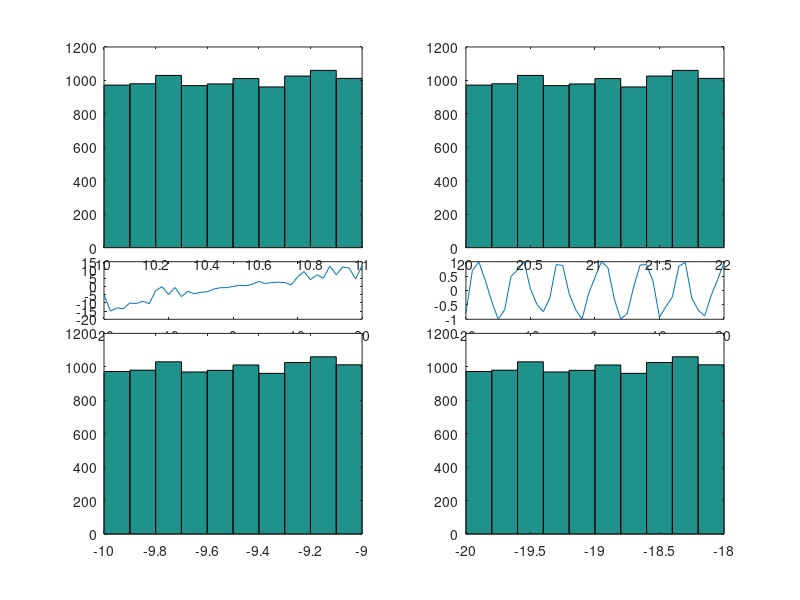

Write MATLAB code to recreate this figure.
%Problem 1
%Creates x vector of real numbers (-100:100) 
x= -100:100;
y1= sin(x);
y2= sin(50.*x);
y3= 50.*sin(x);
y4= sin(x)+50;
y5= sin(x+50); 
y6= 50.*sin(50.*x);
y7= x.*sin(x);
y8= sin(x)./x;

% Plots and subplots(4x2) to fit all subfigures to a single figure
subplot(421), plot(x,y1);
subplot(422), plot(x,y2);
subplot(423), plot(x,y3);
subplot(424), plot(x,y4);
subplot(425), plot(x,y5);
subplot(426), plot(x,y6);
subplot(427), plot(x,y7);
subplot(428), plot(x,y8);
%%%%%%%%%%%%%%%%%%%%%%%%%%%%%

% Problem 2
% Creates x vector of real numbers (-20:20)
x = -20:20;
y1 = sin(x);
y2=sin(50*x);
y3=50.*sin(x);
y4= sin(x)+50;
y5= sin(x+50);
y6= 50.*sin(50*x);
y7= x.*sin(x);
y8=sin(x)./x;
y9= y1+y2+y3+y4+y5+y6+y7+y8;

% Plots and subplots(5x2) to fit all subfigures to a single figure
subplot(521), plot(x,y1);
subplot(522), plot(x,y2);
subplot(523), plot(x,y3);
subplot(524), plot(x,y4);
subplot(525), plot(x,y5);
subplot(526), plot(x,y6);
subplot(527), plot(x,y7);
subplot(528), plot(x,y8);
subplot(529), plot(x,y9);
%%%%%%%%%%%%%%%%%%%%%%%%%%%%%

% Problem 3 
x = -20:20;
%Generates 41 random numbers using Gaussian distributed number
z = randn(1,41);

y10= z; 
y11= z+x; 
y12= z+sin(x); 
y13= z.*sin(x);
y14=x.*sin(z);
y15= sin(x+z);
y16= z.*sin(50*x);
y17=sin(x+50*z);
y18=sin(x)./z;
y19= y11+y12+y13+y14+y15+y16+y17+y18;

% Plots and subplots(5x2) to fit all subfigures to a single figure
subplot(521), plot(x,y10);
subplot(522), plot(x,y11);
subplot(523), plot(x,y12);
subplot(524), plot(x,y13);
subplot(525), plot(x,y14);
subplot(526), plot(x,y15);
subplot(527), plot(x,y16);
subplot(528), plot(x,y17);
subplot(529), plot(x,y18);
subplot(5,2,10), plot(x,y19);

%%%%%%%%%%%%%%%%%%%%%%%%%%%%%%%%%

% Problem 4
x = -20:20;
% Generates 41 uniformly distributed numbers
z = rand(1,41);

y20= z;
y21= z+x;
y22= z+sin(x) ;
y23= z.*sin(x) ; 
y24= x.*sin(z) ;
y25= sin(x+z);
y26= z.*sin(50*x);
y27= sin(x+50*z);
y28= sin(x)./z ;
y29= y21+y22+y23+y24+y25+y26+y27+y28;

% Plots and subplots(5x2) to fit all subfigures to a single figure
subplot(5,2,1), plot(x, y20);
subplot(5,2,2), plot(x, y21);
subplot(5,2,3), plot(x, y22);
subplot(5,2,4), plot(x, y23);
subplot(5,2,5), plot(x, y24);
subplot(5,2,6), plot(x, y25);
subplot(5,2,7), plot(x, y26);
subplot(5,2,8), plot(x, y27);
subplot(5,2,9), plot(x, y28);
subplot (5,2,10) , plot (x, y29); 

%%%%%%%%%%%%%%%%%%%%%%%%%%%%%%%%%%%%%

% Problem 5

% Generates 10000 Gaussian random number variables
z = randn(1,10000);

%Generates 10000 random numbers by
%creating vectors that means are zero and variances are 1,4,16,256
r1 = 0 + sqrt(1) .* z;
r2 = 0 + sqrt(4) .* z;
r3 = 0 + sqrt(16) .* z;
r4 = 0 + sqrt(256) .* z;

% Subplots(2x2) and plots to create histograms
subplot(2,2,1), hist(r1);
subplot(2,2,2), hist(r2);
subplot(2,2,3), hist(r3);
subplot(2,2,4), hist(r4);

%%%%%%%%%%%%%%%%%%%%%%%%%%%%%%%%%%%

% Problem 6 

% Generates 10000 Gaussian random number variables
z = randn(1,10000);

%Generates 10000 random numbers by 
%creating vectors that means are 10,20,-10,-20 
%and variances are 1,4,1,4
r6 = 10 + sqrt(1) .* z;
r7 = 20 + sqrt(4) .* z;
r8 = -10 + sqrt(1) .* z;
r9 = -20 + sqrt(4) .* z;

% Subplots(2x2) and plots to create histograms 
subplot(2,2,1), hist(r6); 
subplot(2,2,2), hist(r7); 
subplot(2,2,3), hist(r8);
subplot(2,2,4), hist(r9);

%%%%%%%%%%%%%%%%%%%%%%%%%%%%%%%%%%%

% Problem 7

% Generates 10000 uniformly distributed random number variables
z = rand(1,10000);

%Generates 10000 random numbers by 
%creating vectors that means are zero and variances are 1,4,16,256
r11 = 0 + sqrt(1) .* z;
r21 = 0 + sqrt(4) .* z;
r31 = 0 + sqrt(16) .* z;
r41 = 0 + sqrt(256) .* z;

% Subplots(2x2) and plots to create histograms 
subplot(2,2,1), hist(r11);
subplot(2,2,2), hist(r21);
subplot(2,2,3), hist(r31);
subplot(2,2,4), hist(r41);

%%%%%%%%%%%%%%%%%%%%%%%%%%%%%%%%%%%%

% Problem 8

% Generates 10000 uniformly distributed random number variables
z = rand(1, 10000);

%Generates 10000 random numbers by 
%creating vectors that means are 10,20,-10,-20
%and variances are 1,4,1,4

r61 = 10 + sqrt(1) .* z;
r71 = 20 + sqrt(4) .* z;
r81 = -10 + sqrt(1) .* z;
r91 = -20 + sqrt(4) .* z;

% Subplots(2x2) and plots to create histograms 
subplot(2,2,1), hist(r61);
subplot(2,2,2), hist(r71);
subplot(2,2,3), hist(r81);
subplot(2,2,4), hist(r91);

%%%%%%%%%%%%%%%%%%%%%%%%%%%%%%%%%%%%


